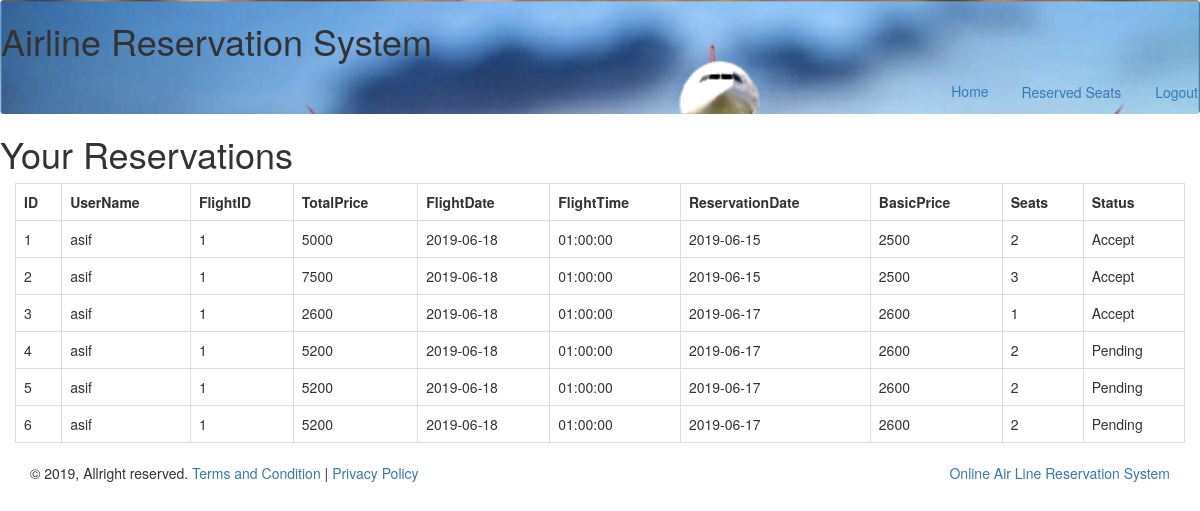
Page /User-Reserved-Seats.php (signed in) on the committed database.
### tables this page shows
CREATE TABLE `reservations` (
  `ResID` int(11) NOT NULL,
  `FID` int(11) NOT NULL,
  `UID` int(11) NOT NULL,
  `TotalPrice` int(9) NOT NULL,
  `FlightDate` date NOT NULL,
  `FlightTime` time NOT NULL,
  `ResDate` date NOT NULL,
  `BasicPrice` float NOT NULL,
  `Seats` int(3) NOT NULL,
  `Status` varchar(20) NOT NULL
);

### User-Reserved-Seats.php (the view, shortened to what this page needs)
<?php include_once "connect.php";
$user_id = $_SESSION['uid'];
?>
 <!DOCTYPE html>
<html lang="en">
  <head>
    <link href="css/bootstrap.min.css" rel="stylesheet">
  </head>
  <body  >
  <div class="navbar" style=" background-image:url(img/airline.png);  background-size: cover;"  >
      <header> <h1>Airline Reservation System</h1></header>
				   <ul class="nav nav-pills navbar-right">
                                                      <li><a href="index.php">Home</a></li>
                                                         <li><a href='User-Reserved-Seats.php' class='btn'>Reserved Seats</a></li>
                                                                <li><a href='Logout.php' class='btn'>Logout</a></li>
          </ul>
        </div>
<h1>Your Reservations</h1>
<div class="contact-form">
    <div class="col-md-12">
<?php
$sql = "Select * from  reservations where UID='$user_id'  ";
$result = mysqli_query($db,$sql);
$num = mysqli_num_rows($result);
if($num>0){?>
     <table class="w3-table-all table table-bordered">
<tr class="w3-red">
<th>ID</th>
<th>UserName</th>
<th>FlightID</th>
<th>TotalPrice</th>
<th>	FlightDate</th>
<th>	FlightTime</th>
<th>	ReservationDate</th>
<th>	BasicPrice</th>
<th>	Seats</th>
<th>Status</th>
</tr>
<?php $counter = 0;
while($row = mysqli_fetch_assoc($result)){
$username=$_SESSION['username'];
$fid = $row['FID'];
$totalprice=$row['TotalPrice'];
$flightdate=$row['FlightDate'];
$flighttime=$row['FlightTime'];
$resdate=$row['ResDate'];
$basicprice=$row['BasicPrice'];
$seats=$row['Seats'];
$status=$row['Status'];
$counter++;
?>
<tr>
<td><?php echo $counter ?></td>
<td><?php echo $username ?></td>
<td><?php echo $fid ?></td>
<td><?php echo $totalprice ?></td>
<td><?php echo $flightdate ?></td>
<td><?php echo $flighttime ?></td>
<td><?php echo $resdate ?></td>
<td><?php echo $basicprice ?></td>
<td><?php echo $seats ?></td>
<td><?php echo $status ?></td>
</tr>
<?php
}?></table>
<?php
}?>
</div></div>
<div class="clearfix"></div>
<div class="footerBottomSection">
		<div class="container">
			&copy; 2019, Allright reserved. <a href="#">Terms and Condition</a> | <a href="#">Privacy Policy</a>
			<div class="pull-right"> <a href="index.php">Online Air Line Reservation System</a></div>
		</div>
	</div>
	</body>
</html>

### rows in the picture
reservations: username "asif", FID "1", TotalPrice "5000", FlightDate "2019-06-18", FlightTime "01:00:00", ResDate "2019-06-15", BasicPrice "2500", Seats "2", Status "Accept"
reservations: username "asif", FID "1", TotalPrice "7500", FlightDate "2019-06-18", FlightTime "01:00:00", ResDate "2019-06-15", BasicPrice "2500", Seats "3", Status "Accept"
reservations: username "asif", FID "1", TotalPrice "2600", FlightDate "2019-06-18", FlightTime "01:00:00", ResDate "2019-06-17", BasicPrice "2600", Seats "1", Status "Accept"
reservations: username "asif", FID "1", TotalPrice "5200", FlightDate "2019-06-18", FlightTime "01:00:00", ResDate "2019-06-17", BasicPrice "2600", Seats "2", Status "Pending"
reservations: username "asif", FID "1", TotalPrice "5200", FlightDate "2019-06-18", FlightTime "01:00:00", ResDate "2019-06-17", BasicPrice "2600", Seats "2", Status "Pending"
reservations: username "asif", FID "1", TotalPrice "5200", FlightDate "2019-06-18", FlightTime "01:00:00", ResDate "2019-06-17", BasicPrice "2600", Seats "2", Status "Pending"
